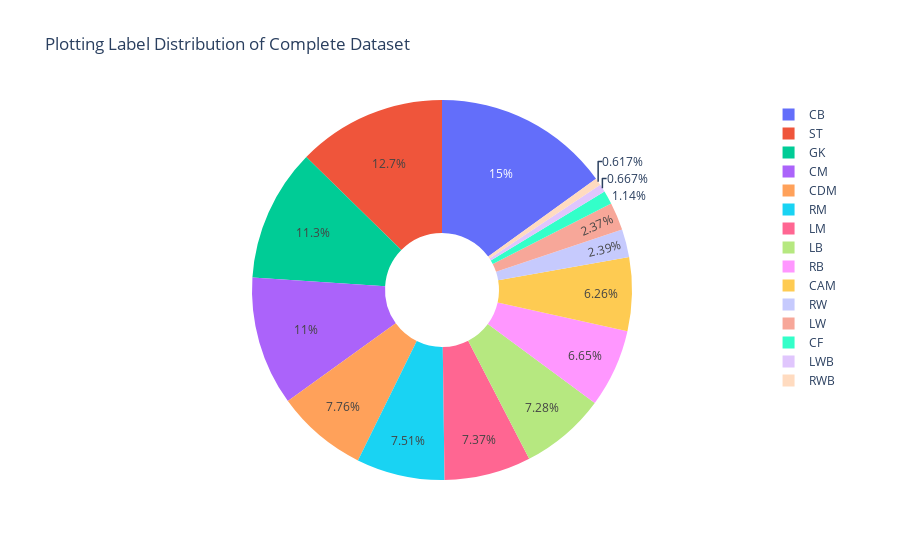

This figure's notebook cell:
### Markdown cell above
## Data Cleaning Visualization

### Multiple Labels causing Issues in Predictions
    The Dataset contains 13 different labels as 13 different positions in which a player plays in the game of soccer
    As shown below there a very few samples available for some of the positions in the dataset which results in the predictions being highly skewed

### Code cell
complete_dataset = data.select("Position").groupBy("Position").count().toPandas()
complete_dataset = pd.DataFrame({"Position": complete_dataset["count"].to_numpy()}, index = complete_dataset.Position.to_numpy())
complete_dataset.plot.pie(y="Position", hole=0.3, title="Plotting Label Distribution of Complete Dataset")

### Figure 1 — Plotly figure (JSON) as saved in the notebook; plotly's stock layout.template omitted (floating-point values rounded to 4 significant figures)
{"data": [{"domain": {"x": [0, 1], "y": [0, 1]}, "hole": 0.3, "hovertemplate": "index=%{label}<br>Position=%{value}<extra></extra>", "labels": ["LWB", "LM", "CAM", "LB", "LW", "GK", "RB", "CM", "RW", "CDM", "CB", "RWB", "CF", "RM", "ST"], "legendgroup": "", "name": "", "showlegend": true, "type": "pie", "values": [120, 1326, 1125, 1309, 427, 2029, 1195, 1977, 429, 1396, 2705, 111, 205, 1350, 2277]}], "layout": {"legend": {"tracegroupgap": 0}, "title": {"text": "Plotting Label Distribution of Complete Dataset"}}}
